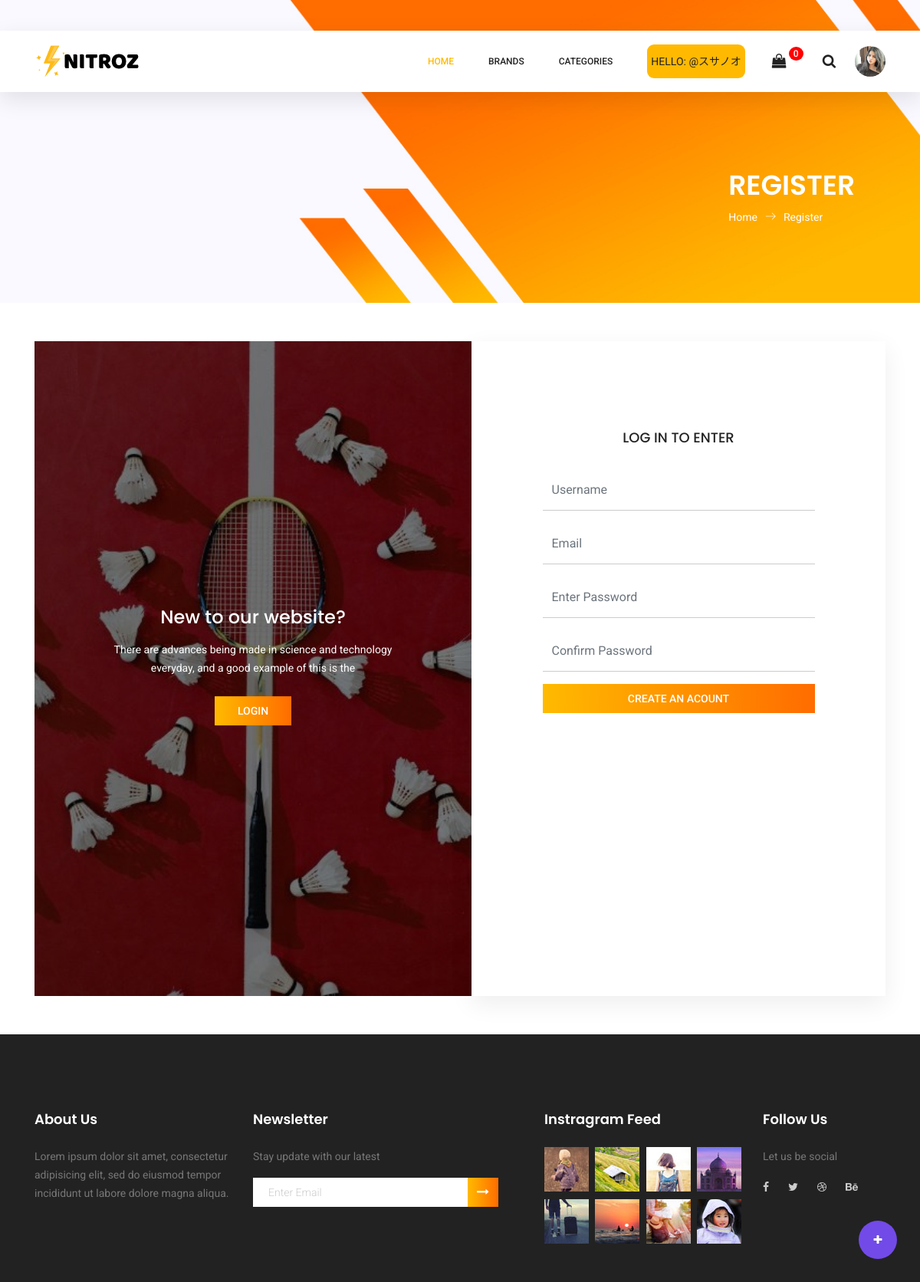
Page /register/ (signed in) on the committed database.
### base/models.py (models this page shows, shortened)
class User(AbstractUser):
    birth = models.DateField(blank=True,null=True)
    gender = models.BooleanField(default=False)
    email = models.EmailField(unique=True)
    phone = models.CharField(max_length=10,blank=True,null=True)
    avatar = models.ImageField(null=True,blank=True,upload_to='users/',default= 'users/avatar.svg')
    old_cart = models.CharField(max_length=200, blank=True, null=True)
    updated = models.DateTimeField(auto_now=True)
    created = models.DateTimeField(auto_now_add=True)
    USERNAME_FIELD = 'email'
    REQUIRED_FIELDS = []
    objects = CustomUserManager()

### base/views.py (the view, shortened to what this page needs)
# urls.py: path('register/', views.registerPage, name="register"),
def registerPage(request):
    form = MyUserCreationForm()
    context = {'form': form}
    return render(request, 'base/main/login_register.html', context)

### base/forms.py
class MyUserCreationForm(UserCreationForm):
    username = forms.CharField(widget=forms.TextInput(attrs={'class':'form-control', 'placeholder':"Username"}))
    email = forms.CharField(widget=forms.TextInput(attrs={'class':'form-control', 'placeholder':"Email"}))
    password1 = forms.CharField(widget=forms.PasswordInput(attrs={'class':'form-control', 'placeholder':"Enter Password"}))
    password2 = forms.CharField(widget=forms.PasswordInput(attrs={'class':'form-control', 'placeholder':"Confirm Password"}))
    class Meta:
        model = User
        fields = ['username', 'email', 'password1', 'password2']

### base/cart.py (called while the page is built)
    def __len__(self):
        return len(self.cart)

### base/context_processors.py (called while the page is built)
def cart(request):
    return {'cart': Cart(request)}

### base/templates/base/main/login_register.html (shortened to what this page needs)
{% extends "main/main.html" %}
{% load static %}
{% block content %}
<section class="banner-area organic-breadcrumb"
    style="background-image: url({% static 'media/banner/common-banner.jpg' %});">
    <div class="container">
        <div class="breadcrumb-banner d-flex flex-wrap align-items-center justify-content-end">
            <div class="col-first" style="max-width: 500px">
                <h1 style="text-transform: uppercase;">
                    {% if page == 'login' %}
                    Login
                    {% else %}
                    Register
                    {% endif %}
                </h1>
                <nav class="d-flex align-items-center">
                    <a href="{% url 'home' %}">Home<span class="lnr lnr-arrow-right"></span></a>
                    <a href="#">
                        {% if page == 'login' %}
                        Login
                        {% else %}
                        Register
                        {% endif %}
                    </a>
                </nav>
            </div>
        </div>
    </div>
</section>
{% if page == 'login' %}
<section class="login_box_area section_gap">
    <div class="container">
        <div class="row">
            <div class="col-lg-6">
                <div class="login_box_img">
                    <img class="img-fluid" src="{% static "media/banner/login.jpg" %}" alt="">
                    <div class="hover">
                        <h4>New to our website?</h4>
                        <p>There are advances being made in science and technology everyday, and a good example of this is the</p>
                        <a class="primary-btn" href="{% url 'register' %}">Create an Account</a>
                    </div>
                </div>
            </div>
            <div class="col-lg-6">
                <div class="login_form_inner">
                    <h3>Log in to enter</h3>
                    <form class="row login_form" action="" method="POST" id="contactForm" novalidate="novalidate">
                        {% csrf_token %}
                        <div class="col-md-12 form-group">
                            <input type="email" class="form-control" id="email" name="email" placeholder="Email" onfocus="this.placeholder = ''" onblur="this.placeholder = 'Email'">
                        </div>
                        <div class="col-md-12 form-group">
                            <input type="password" class="form-control" id="password" name="password" placeholder="Password" onfocus="this.placeholder = ''" onblur="this.placeholder = 'Password'">
                        </div>
                        <div class="col-md-12 form-group">
                            <button type="submit" value="submit" class="primary-btn">Log In</button>
                            <a href="{% url "reset_password" %}">Forgot Password?</a>
                        </div>
                    </form>
                </div>
            </div>
        </div>
    </div>
</section>
{% else %}
<section class="login_box_area section_gap">
    <div class="container">
        <div class="row">
            <div class="col-lg-6">
                <div class="login_box_img">
                    <img class="img-fluid" src="{% static "media/banner/login.jpg" %}" alt="">
                    <div class="hover">
                        <h4>New to our website?</h4>
                        <p>There are advances being made in science and technology everyday, and a good example of this is the</p>
                        <a class="primary-btn" href="{% url 'login' %}">Login</a>
                    </div>
                </div>
            </div>
            <div class="col-lg-6">
                <div class="login_form_inner">
                    <h3>Log in to enter</h3>
                    <form class="row login_form" action="" method="POST" id="contactForm" novalidate="novalidate">
                        {% for field in form %}
                        <div class="col-md-12 form-group">
                            {{field}}
                        </div>
                        {% endfor %}
                        <div class="col-md-12 form-group">
                            <button type="submit" value="submit" class="primary-btn">Create an acount</button>
                        </div>
                    </form>
                </div>
            </div>
        </div>
    </div>
</section>
{% endif %}
{% endblock content %}

### templates/main/nav.html (shortened to what this page needs)
{% load static %}
<header class="header_area sticky-header">
    <div class="main_menu">
        <nav class="navbar navbar-expand-lg navbar-light main_box">
            <div class="container">
                <a class="navbar-brand logo_h" href="{% url 'home' %}"><img src="{% static "media/banner/brand/logo.png" %}"
                        alt=""></a>
                <div class="collapse navbar-collapse offset" id="navbarSupportedContent">
                    <ul class="nav navbar-nav menu_nav ml-auto">
                        <li class="nav-item active"><a class="nav-link" href="{% url 'home' %}">Home</a></li>
                        <li class="nav-item submenu dropdown">
                            <a href="#" class="nav-link dropdown-toggle" data-toggle="dropdown" role="button"
                                aria-haspopup="true" aria-expanded="false">Brands</a>
                        </li>
                        <li class="nav-item submenu dropdown">
                            <a href="#" class="nav-link dropdown-toggle" data-toggle="dropdown" role="button"
                                aria-haspopup="true" aria-expanded="false">Categories</a>
                        </li>
                        {% if request.user.is_authenticated %}
                        <li class="nav-item"
                            style="display: flex; justify-content: center; align-items: center; background-color: #ffb900; padding: 5px; text-transform: uppercase; border-radius: 9px; color: #222222;">
                            Hello: @{{request.user.username}}</li>
                        {% endif %}
                    </ul>
                    <ul class="nav navbar-nav navbar-right">
                        <li class="nav-item">
                            <a href="{% url 'cart' %}" class="cart">
                                <span class="fa fa-shopping-bag fa-lg"></span>
                                <span class="badge" id="cart_quantity"
                                    style="display: inline-block; padding: 0.25em 0.5em; border-radius: 50%; background-color: red; color: white; font-size: 12px;line-height: 1;">{{cart|length}}</span>
                            </a>
                        </li>
                        <li class="nav-item">
                            <button class="search"><span class="fa fa-search fa-lg" id="search"></span></button>
                        </li>
                        <li class="nav-item submenu dropdown"
                            style="display: flex; justify-content: center; align-items: center;">
                            <a href="#" class="cart nav-link dropdown-toggle" data-toggle="dropdown" role="button"
                                aria-haspopup="true" aria-expanded="false">
                            {% if request.user.is_authenticated %}
                                <img src="{{request.user.avatar.url}}"
                                    style="border-radius: 50%; width: 40px; height: 40px; align-items: center;"></a>
                            {% else %}
                            <img src="{% static "media/users/avatar.svg" %}"
                                style="border-radius: 50%; width: 40px; height: 40px; align-items: center;"></a>
                            {% endif %}
                        </li>
                    </ul>
                </div>
            </div>
        </nav>
    </div>
</header>

### rows in the picture
User: user.username "スサノオ", user.avatar (picture)

### other values in the picture
{{ cart|length }} "0"
